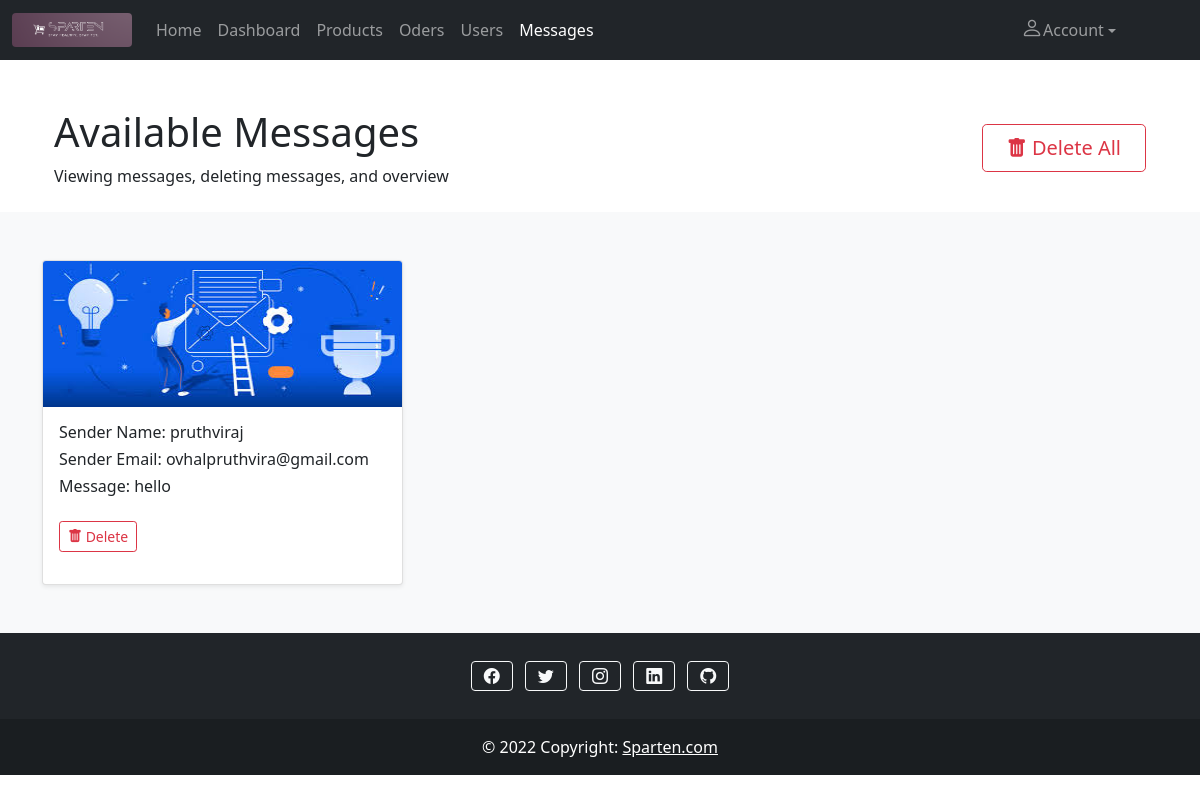
Screenshot of /SpartenAdmin/messages.php with the database file from the repository.
### tables this page shows
CREATE TABLE `messages` (
  `messageId` int(11) NOT NULL,
  `senderName` varchar(255) NOT NULL,
  `senderEmail` varchar(255) NOT NULL,
  `senderMessage` varchar(255) NOT NULL
);

### SpartenAdmin/messages.php (the view, shortened to what this page needs)
<!doctype html>
<html lang="en">
<head>
  <link href="https://cdn.jsdelivr.net/npm/bootstrap@5.1.3/dist/css/bootstrap.min.css" rel="stylesheet">
  <link rel="stylesheet" href="https://cdn.jsdelivr.net/npm/bootstrap-icons@1.8.1/font/bootstrap-icons.css">
  <link rel="stylesheet" href="CSS/style.css">
</head>
<body>
  <?php
  require 'navbar.php';
  ?>
  <header class="page-header page-header-dark bg-gradient-primary-to-secondary pb-10 mb-4">
    <div class="container-xl px-4">
      <div class="page-header-content pt-4">
        <div class="row align-items-center justify-content-between">
          <div class="col-auto mt-4">
            <h1 class="page-header-title">
              Available Messages
            </h1>
            <div class="page-header-subtitle">Viewing messages, deleting messages, and overview</div>
          </div>
          <div class="col-12 col-xl-auto mt-4">
            <div class="text-center mt-2">
              <p>
              <form action="deleteMessage.php" method="post">
                <button type="submit" class="btn btn-outline-danger btn-lg px-4" name="btn_deleteAll"><i class="bi bi-trash-fill"></i> Delete All</button>
              </form>
              </p>
            </div>
          </div>
        </div>
      </div>
    </div>
  </header>
  <main>
    <div class="album py-5 bg-light">
      <div class="container">
        <?php
        require 'dbConnection.php';
        $sql_select = mysqli_query($connection, "SELECT * FROM messages");
        if ($numberOfMessages = mysqli_num_rows($sql_select) > 0) {
          echo '<div class="row row-cols-1 row-cols-sm-2 row-cols-md-3 g-3">';
          while ($messages = mysqli_fetch_assoc($sql_select)) {
            $messageId = $messages['messageId'];
            echo "<div class='col'>
            <div class='card shadow-sm'>
            <img class='card-img-top' alt='...' width='100%' height='146' src='images/messageheader.jpg'/>";
            echo "<div class='card-body'>
            <h6 class='card-title'>Sender Name: " . $messages['senderName'];
            echo "</h6><h6 class='card-text'>Sender Email: " . $messages['senderEmail'];
            echo "</h6><h6 class='card-text'>Message: " . $messages['senderMessage'];
            echo "<div class='d-flex justify-content-between align-items-center'><div>
            <form action='deleteMessage.php' method='post'>
            <input type='hidden' name='delete_messageId' value='" . $messageId . "'>
            <button type='submit' class='btn btn-outline-danger btn-sm mt-4' name='btn_delete'><i class='bi bi-trash-fill'></i> Delete</button>
            </form></div></div></div></div></div>";
          }
        } else {
          $_SESSION['numberOfMessages'] = 0;
          echo '<div class="row row-cols-1 alert alert-warning alert-dismissible fade show text-center" role="alert">
          <h4>Messages Not Available</h4><p class="text-center">You should check later.</p></div>';
        }
        ?>
      </div>
    </div>
    </div>
  </main>
  <?php require 'footer.php' ?>
</body>
</html>

### rows the page displays
messages: senderName "pruthviraj", senderEmail "ovhalpruthvira@gmail.com", senderMessage "hello"
